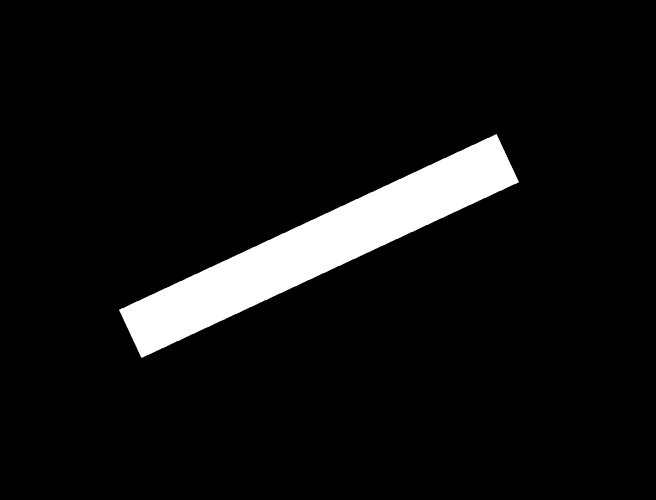
#> input picture images/25deg.PNG, 656 x 500 px, found by its file name
$ python Contours2.py   (older library calls are emulated)
#> lines starting #> are read from the running program, lines starting #| are printed output that depends on the picture; after the words box and inside, x2 and y2 are one past the last pixel; in counts of white or black regions, pixels touching at a corner belong together; long printed decimals are rounded
import cv2
import numpy as np
import math

img = cv2.imread(r'images\25deg.png',0)
#> img is the input picture: shape (500, 656); min 0, max 255, mean 17.2


#mgray = cv2.cvtColor(img, cv2.COLOR_BGR2GRAY)

# ret, thresh = cv2.threshold(img, 150, 200, 0)
# im2, contours, hierarchy = cv2.findContours(thresh, cv2.RETR_TREE, cv2.CHAIN_APPROX_SIMPLE)

ret,thresh = cv2.threshold(img,127,255,0)
#> thresh: shape (500, 656); 6.8% white; 1 white region
im2,contours,hierarchy = cv2.findContours(thresh, 1, 2)
#> contours = 1 contour; box (x1, y1, x2, y2) and area: (119, 134, 519, 358) 21862

print(len(contours))
#| 1

# [7 lines of commented-out code are left out]

img = cv2.cvtColor(img, cv2.COLOR_GRAY2BGR)

cnt = contours[0]
#> cnt = contour of 792 points, box (x1, y1, x2, y2) (119, 134, 519, 358), area 21862

cv2.drawContours(img,cnt,-1,(255,100,0), 2)

# #print(contours[1])
#cnt = contours[6]
#print(cnt)
M = cv2.moments(cnt)
#> M = moments, m00 21862, centre m10/m00, m01/m00 = (318.5, 245.5)
print(M)
#> (printed output is left out)

cx = int(M['m10']/M['m00'])
#> cx = 318
cy = int(M['m01']/M['m00'])
#> cy = 245

mu_20_prime = M['m20']/M['m00'] - cx*cx
#> mu_20_prime = 12201.2
mu_02_prime = M['m02']/M['m00'] - cy*cy
#> mu_02_prime = 2996.9
mu_11_prime = M['m11']/M['m00'] - cx*cy
#> mu_11_prime = -5134.9


angle = 0.5 * math.atan(2*mu_11_prime/(mu_20_prime-mu_02_prime))
#> angle = -0.42

print('Angle from Image Moments:')
print(angle*180/math.pi)
#| -24.066
print()

rect = cv2.minAreaRect(cnt)
#> rect = ((318.5, 245.5), (416.4, 53.51), -24.98)
print('rect: ',rect)
#| rect:  ((318.530, 245.490), (416.442, 53.509), -24.977)
box = cv2.boxPoints(rect)
#> box = [[141.1, 357.7], [118.5, 309.2], [496, 133.3], [518.6, 181.8]]
box = np.int0(box)
#> box = [[141, 357], [118, 309], [495, 133], [518, 181]]
cv2.drawContours(img,[box],0,(0,0,255),2)
angle = rect[2]*math.pi/180
#> angle = -0.436

print('Angle from minAreaRect:')
print(angle*180/math.pi)
#| -24.977
print()

line_length = 200
x1 = cx - ((line_length/2) * math.cos(angle))
#> x1 = 227.4
y1 = cy - ((line_length/2) * math.sin(angle))
#> y1 = 287.2
x2 = cx + ((line_length/2) * math.cos(angle))
#> x2 = 408.6
y2 = cy + ((line_length/2) * math.sin(angle))
#> y2 = 202.8

# [4 lines of commented-out code are left out]

cv2.circle(img,(cx,cy),30,(255,0,255),thickness=2)
cv2.line(img,(int(x1),int(y1)), (int(x2),int(y2)), (150,50,100), thickness=2)


x,y,w,h = cv2.boundingRect(cnt)
#> x = 119; y = 134; w = 400; h = 224
cv2.rectangle(img,(x,y),(x+w,y+h),(0,255,0),2)

ellipse = cv2.fitEllipse(cnt)
#> ellipse = ((318.5, 245.5), (56.59, 647), 65.02)
cv2.ellipse(img,ellipse,(0,255,0),2)
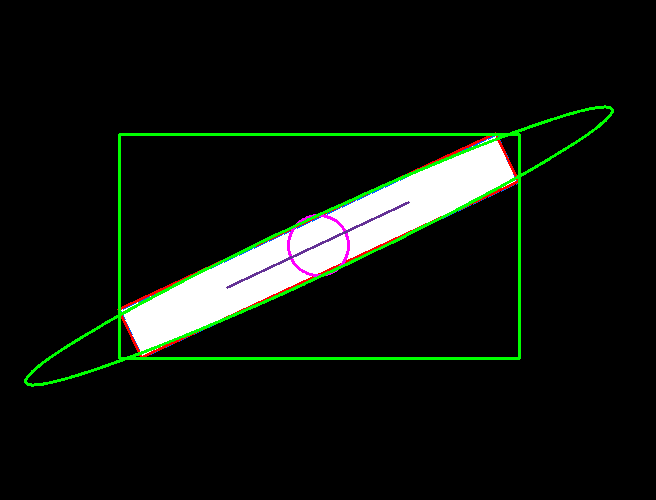
#> img: shape (500, 656, 3); mean B, G, R 15.6, 20.8, 16.2
print(ellipse)
#| ((318.506, 245.500), (56.586, 647.029), 65.024)

angle = ellipse[2]#*math.pi/180
#> angle = 65.02

print('Angle from fitEllipse:')
print(angle)
#| 65.024
print()


cv2.imshow('img3', img)
if cv2.waitKey(0) & 0xff == 27:
#> (key Esc is pressed here)
    cv2.destroyAllWindows()
